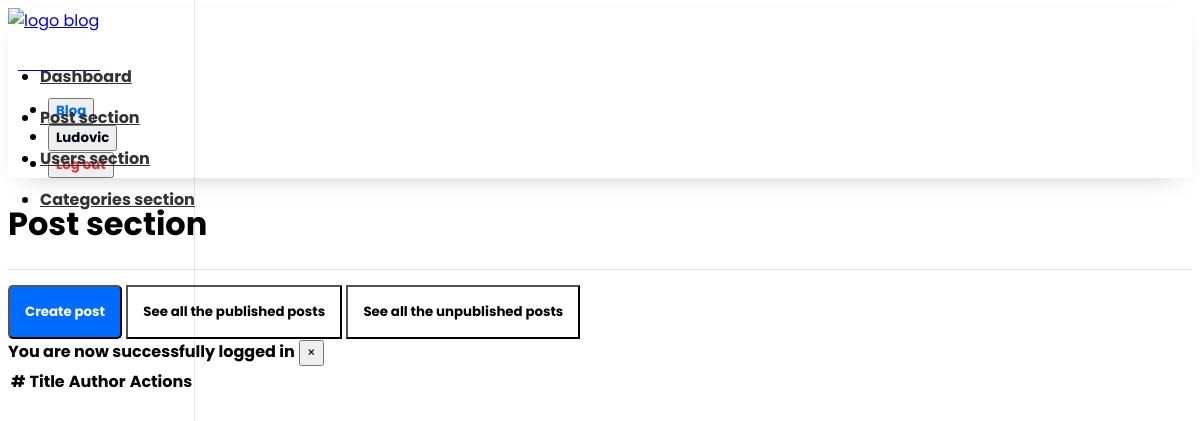
Before: /app/admin/posts/posts_unpublished.php (signed in) with the older database file.
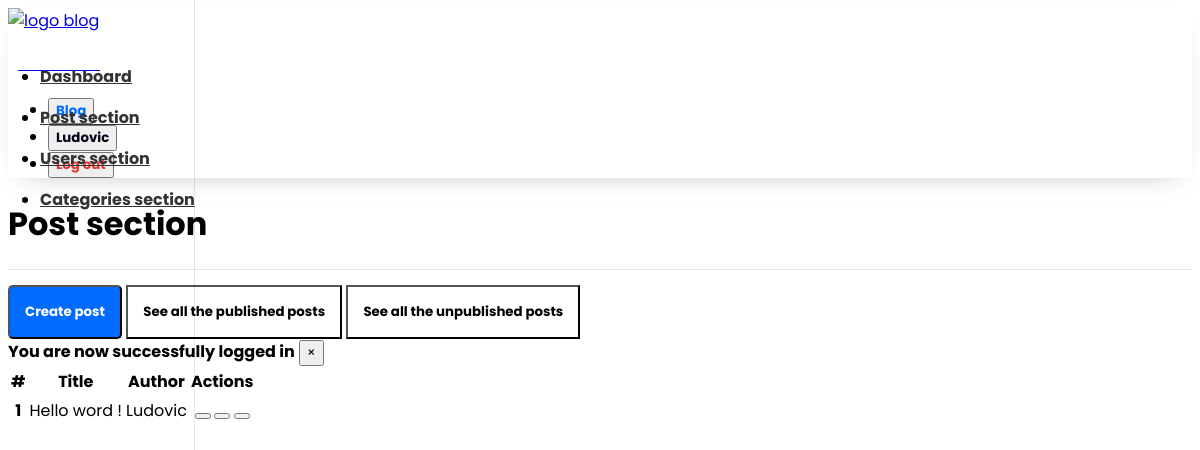
After: the same page with the newer database file.
### tables this page shows
CREATE TABLE `posts` (
  `id` int(11) NOT NULL,
  `user_id` int(11) NOT NULL,
  `categorie_id` int(11) DEFAULT NULL,
  `body` text NOT NULL,
  `image` varchar(255) NOT NULL,
  `title` varchar(255) NOT NULL,
  `published` tinyint(4) NOT NULL,
  `created_at` timestamp NOT NULL DEFAULT current_timestamp()
);

CREATE TABLE `users` (
  `id` int(11) NOT NULL,
  `admin` tinyint(1) NOT NULL,
  `user_name` varchar(255) NOT NULL,
  `email` varchar(255) NOT NULL,
  `password` varchar(255) NOT NULL,
  `created_at` timestamp NOT NULL DEFAULT current_timestamp()
);

### app/db/database.php (called while the page is built, shortened)
<?php
require("connect.php");
function execQuery($sql, $data)
{
    global $conn;
    $fetcher = $conn->prepare($sql);
    $values  = array_values($data);
    $types   = str_repeat("s", count($values));
    $fetcher->bind_param($types, ...$values);
    $fetcher->execute();
    return $fetcher;
}
function getUnpublishedPosts()
{
    $sql = "SELECT p.*, u.user_name FROM posts AS p JOIN users AS u ON p.user_id=u.id WHERE p.published = ?";
    $fetcher = execQuery($sql, ["published" => 0 ]);
    $payload = $fetcher->get_result()->fetch_all(MYSQLI_ASSOC);
    return $payload;
}

### app/admin/posts/posts_unpublished.php (the view, shortened to what the changed rows need)
<?php
    $posts = getUnpublishedPosts();
?>
<!DOCTYPE html>
<html lang="en">
<head>
    <link rel="stylesheet"
        href="https://unpkg.com/bootstrap-material-design@4.1.1/dist/css/bootstrap-material-design.min.css"
 />
    <link rel="stylesheet" href="https://unicons.iconscout.com/release/v2.0.1/css/unicons.css" />
    <link href="../../../assets/dashboard.css" rel="stylesheet" />
</head>
<body>
    <div class="container-fluid">
        <div class="row">
            <main role="main" class="col-md-9 ml-sm-auto col-lg-10 pt-3 px-4">
                <div
                    class="d-flex justify-content-between flex-wrap flex-md-nowrap align-items-center pb-2 mb-3 border-bottom">
                    <h1 style="font-weight: bold">Post section</h1>
                </div>
                <div class="mt-5">
                    <table class="table table-borderless">
                        <thead>
                            <tr>
                                <th scope="col">#</th>
                                <th scope="col">Title</th>
                                <th scope="col">Author</th>
                                <th scope="col">Actions</th>
                            </tr>
                        </thead>
                        <tbody>
                            <?php foreach ($posts as $key => $post): ?>
                            <tr>
                                <th scope="row"><?php echo $key + 1; ?>
                                </th>
                                <td><?php echo $post["title"]; ?></td>
                                <td><?php echo $post["user_name"]; ?></td>
                                <th>
                                    <button type="button" class="btn btn-secondary" data-toggle="tooltip"
                                        data-placement="top" title="Edit">
                                    </button>
                                    <button type="button" class="btn btn-secondary" data-toggle="tooltip"
                                        data-placement="top" title="Delete">
                                    </button>
                                    <?php if ($post["published"]) : ?>
                                    <a href="edit_posts.php?published=0&p_id=<?php echo $post["id"] ?>">
                                        <button type="button" class="btn btn-secondary" data-toggle="tooltip"
                                            data-placement="top" title="Unpublish">
                                            <i class="uil uil-times"
                                                style="font-size: 25px; cursor: pointer; color: orange"></i>
                                        </button>
                                    </a>
                                    <?php else: ?>
                                    <a href="edit_posts.php?published=1&p_id=<?php echo $post["id"] ?>">
                                        <button type="button" class="btn btn-secondary" data-toggle="tooltip"
                                            data-placement="top" title="Publish">
                                        </button>
                                    </a>
                                    <?php endif; ?>
                                </th>
                            </tr>
                            <?php endforeach; ?>
                        </tbody>
                    </table>
                </div>
            </main>
        </div>
    </div>
</body>
</html>

Changed rows visible on the page:
added posts: title "Hello word !", user.user_name "Ludovic"
